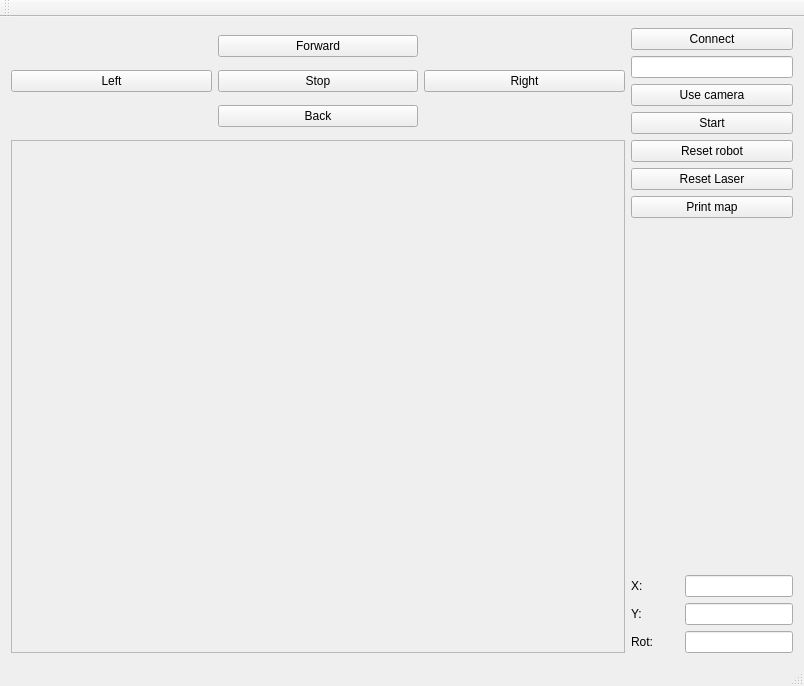
<?xml version="1.0" encoding="UTF-8"?>
<ui version="4.0">
 <class>MainWindow</class>
 <widget class="QMainWindow" name="MainWindow">
  <property name="geometry">
   <rect>
    <x>0</x>
    <y>0</y>
    <width>804</width>
    <height>686</height>
   </rect>
  </property>
  <property name="windowTitle">
   <string>MainWindow</string>
  </property>
  <widget class="QWidget" name="centralWidget">
   <layout class="QGridLayout" name="gridLayout">
    <item row="1" column="1">
     <layout class="QVBoxLayout" name="verticalLayout">
      <item>
       <widget class="QPushButton" name="pushButton_9">
        <property name="sizePolicy">
         <sizepolicy hsizetype="Fixed" vsizetype="Fixed">
          <horstretch>0</horstretch>
          <verstretch>0</verstretch>
         </sizepolicy>
        </property>
        <property name="minimumSize">
         <size>
          <width>162</width>
          <height>0</height>
         </size>
        </property>
        <property name="text">
         <string>Connect</string>
        </property>
       </widget>
      </item>
      <item>
       <widget class="QLineEdit" name="lineEdit">
        <property name="sizePolicy">
         <sizepolicy hsizetype="Fixed" vsizetype="Fixed">
          <horstretch>0</horstretch>
          <verstretch>0</verstretch>
         </sizepolicy>
        </property>
        <property name="minimumSize">
         <size>
          <width>162</width>
          <height>0</height>
         </size>
        </property>
       </widget>
      </item>
      <item>
       <widget class="QPushButton" name="pushButton">
        <property name="sizePolicy">
         <sizepolicy hsizetype="Fixed" vsizetype="Fixed">
          <horstretch>0</horstretch>
          <verstretch>0</verstretch>
         </sizepolicy>
        </property>
        <property name="minimumSize">
         <size>
          <width>162</width>
          <height>0</height>
         </size>
        </property>
        <property name="text">
         <string>Use camera</string>
        </property>
       </widget>
      </item>
      <item>
       <widget class="QPushButton" name="pushButton_10">
        <property name="sizePolicy">
         <sizepolicy hsizetype="Fixed" vsizetype="Fixed">
          <horstretch>0</horstretch>
          <verstretch>0</verstretch>
         </sizepolicy>
        </property>
        <property name="minimumSize">
         <size>
          <width>162</width>
          <height>0</height>
         </size>
        </property>
        <property name="text">
         <string>Start</string>
        </property>
       </widget>
      </item>
     </layout>
    </item>
    <item row="1" column="0">
     <layout class="QGridLayout" name="gridLayout_2">
      <item row="1" column="2">
       <widget class="QPushButton" name="pushButton_5">
        <property name="sizePolicy">
         <sizepolicy hsizetype="Expanding" vsizetype="Fixed">
          <horstretch>0</horstretch>
          <verstretch>0</verstretch>
         </sizepolicy>
        </property>
        <property name="text">
         <string>Right</string>
        </property>
       </widget>
      </item>
      <item row="0" column="1">
       <widget class="QPushButton" name="pushButton_2">
        <property name="sizePolicy">
         <sizepolicy hsizetype="Expanding" vsizetype="Fixed">
          <horstretch>0</horstretch>
          <verstretch>0</verstretch>
         </sizepolicy>
        </property>
        <property name="text">
         <string>Forward</string>
        </property>
       </widget>
      </item>
      <item row="1" column="0">
       <widget class="QPushButton" name="pushButton_6">
        <property name="sizePolicy">
         <sizepolicy hsizetype="Expanding" vsizetype="Fixed">
          <horstretch>0</horstretch>
          <verstretch>0</verstretch>
         </sizepolicy>
        </property>
        <property name="text">
         <string>Left</string>
        </property>
       </widget>
      </item>
      <item row="2" column="1">
       <widget class="QPushButton" name="pushButton_3">
        <property name="sizePolicy">
         <sizepolicy hsizetype="Expanding" vsizetype="Fixed">
          <horstretch>0</horstretch>
          <verstretch>0</verstretch>
         </sizepolicy>
        </property>
        <property name="text">
         <string>Back</string>
        </property>
       </widget>
      </item>
      <item row="1" column="1">
       <widget class="QPushButton" name="pushButton_4">
        <property name="sizePolicy">
         <sizepolicy hsizetype="Expanding" vsizetype="Fixed">
          <horstretch>0</horstretch>
          <verstretch>0</verstretch>
         </sizepolicy>
        </property>
        <property name="text">
         <string>Stop</string>
        </property>
       </widget>
      </item>
     </layout>
    </item>
    <item row="3" column="0">
     <widget class="QFrame" name="frame">
      <property name="sizePolicy">
       <sizepolicy hsizetype="MinimumExpanding" vsizetype="Expanding">
        <horstretch>0</horstretch>
        <verstretch>0</verstretch>
       </sizepolicy>
      </property>
      <property name="minimumSize">
       <size>
        <width>600</width>
        <height>450</height>
       </size>
      </property>
      <property name="frameShape">
       <enum>QFrame::StyledPanel</enum>
      </property>
      <property name="frameShadow">
       <enum>QFrame::Raised</enum>
      </property>
     </widget>
    </item>
    <item row="3" column="1">
     <layout class="QVBoxLayout" name="verticalLayout_2">
      <item>
       <widget class="QPushButton" name="pushButton_8">
        <property name="sizePolicy">
         <sizepolicy hsizetype="Fixed" vsizetype="Fixed">
          <horstretch>0</horstretch>
          <verstretch>0</verstretch>
         </sizepolicy>
        </property>
        <property name="minimumSize">
         <size>
          <width>162</width>
          <height>0</height>
         </size>
        </property>
        <property name="text">
         <string>Reset robot</string>
        </property>
       </widget>
      </item>
      <item>
       <widget class="QPushButton" name="pushButton_7">
        <property name="sizePolicy">
         <sizepolicy hsizetype="Fixed" vsizetype="Fixed">
          <horstretch>0</horstretch>
          <verstretch>0</verstretch>
         </sizepolicy>
        </property>
        <property name="minimumSize">
         <size>
          <width>162</width>
          <height>0</height>
         </size>
        </property>
        <property name="text">
         <string>Reset Laser</string>
        </property>
       </widget>
      </item>
      <item>
       <widget class="QPushButton" name="pushButton_11">
        <property name="text">
         <string>Print map</string>
        </property>
       </widget>
      </item>
      <item>
       <spacer name="verticalSpacer">
        <property name="orientation">
         <enum>Qt::Vertical</enum>
        </property>
        <property name="sizeHint" stdset="0">
         <size>
          <width>20</width>
          <height>40</height>
         </size>
        </property>
       </spacer>
      </item>
      <item>
       <layout class="QGridLayout" name="gridLayout_3">
        <item row="2" column="1">
         <widget class="QLineEdit" name="lineEdit_4">
          <property name="sizePolicy">
           <sizepolicy hsizetype="Fixed" vsizetype="Fixed">
            <horstretch>0</horstretch>
            <verstretch>0</verstretch>
           </sizepolicy>
          </property>
          <property name="focusPolicy">
           <enum>Qt::NoFocus</enum>
          </property>
          <property name="readOnly">
           <bool>true</bool>
          </property>
         </widget>
        </item>
        <item row="0" column="0">
         <widget class="QLabel" name="label">
          <property name="text">
           <string>X:</string>
          </property>
         </widget>
        </item>
        <item row="2" column="0">
         <widget class="QLabel" name="label_3">
          <property name="text">
           <string>Rot:</string>
          </property>
         </widget>
        </item>
        <item row="1" column="1">
         <widget class="QLineEdit" name="lineEdit_3">
          <property name="sizePolicy">
           <sizepolicy hsizetype="Fixed" vsizetype="Fixed">
            <horstretch>0</horstretch>
            <verstretch>0</verstretch>
           </sizepolicy>
          </property>
          <property name="focusPolicy">
           <enum>Qt::NoFocus</enum>
          </property>
          <property name="readOnly">
           <bool>true</bool>
          </property>
         </widget>
        </item>
        <item row="1" column="0">
         <widget class="QLabel" name="label_2">
          <property name="text">
           <string>Y:</string>
          </property>
         </widget>
        </item>
        <item row="0" column="1">
         <widget class="QLineEdit" name="lineEdit_2">
          <property name="sizePolicy">
           <sizepolicy hsizetype="Fixed" vsizetype="Fixed">
            <horstretch>0</horstretch>
            <verstretch>0</verstretch>
           </sizepolicy>
          </property>
          <property name="focusPolicy">
           <enum>Qt::NoFocus</enum>
          </property>
          <property name="readOnly">
           <bool>true</bool>
          </property>
         </widget>
        </item>
       </layout>
      </item>
     </layout>
    </item>
   </layout>
  </widget>
  <widget class="QMenuBar" name="menuBar">
   <property name="geometry">
    <rect>
     <x>0</x>
     <y>0</y>
     <width>804</width>
     <height>25</height>
    </rect>
   </property>
  </widget>
  <widget class="QToolBar" name="mainToolBar">
   <attribute name="toolBarArea">
    <enum>TopToolBarArea</enum>
   </attribute>
   <attribute name="toolBarBreak">
    <bool>false</bool>
   </attribute>
  </widget>
  <widget class="QStatusBar" name="statusBar"/>
 </widget>
 <layoutdefault spacing="6" margin="11"/>
 <resources/>
 <connections/>
</ui>
